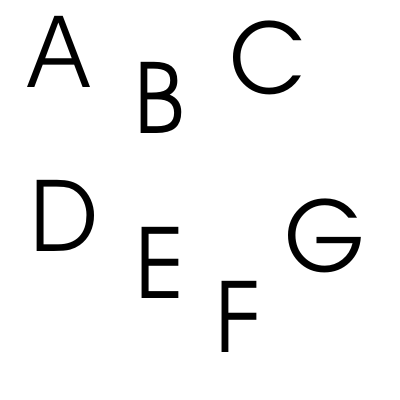
#> input picture V6/Aufgaben/Bilder/Buchstaben_Teil2.bmp, 400 x 400 px
$ jupyter execute --allow-errors Befehlsreferenz_V6.ipynb
#> lines starting #> are read from the running program, lines starting #| are printed output that depends on the picture; after the words box and inside, x2 and y2 are one past the last pixel; in counts of white or black regions, pixels touching at a corner belong together
<div>

</div>

# Befehlsreferenz

## Allgemeines

__[~](https://stackoverflow.com/questions/8305199/the-tilde-operator-in-python)__: Pythons "Nicht"-Operator

## Numpy-Arrays

__[np.astype()](https://numpy.org/doc/stable/reference/generated/numpy.ndarray.astype.html)__: Ändert den Datentyp der Einträge eines Numpy-Arrays.

__[np.ravel()](https://numpy.org/doc/stable/reference/generated/numpy.ravel.html)__: Reiht alle Einträge eines n-dimensionales Array in einen Vektor (1D-Array) auf.

__[np.sum()](https://numpy.org/doc/stable/reference/generated/numpy.sum.html)__: Summiert die Elemente eines Arrays entlang einer Achse.

__[np.zeros()](https://numpy.org/doc/stable/reference/generated/numpy.zeros.html)__: Erstellt ein Numpy-Array indem alle Einträge 0 sind. Beispiel: *array = np.zeros((2,3))* erzeugt ein Array der Dimension $2\times 3$.

## Bildverarbeitung

__[binary_erosion()](https://scikit-image.org/docs/dev/api/skimage.morphology.html#skimage.morphology.binary_erosion)__: Führt eine Erosion auf einem Binärbild aus.

__[binary_dilation()](https://scikit-image.org/docs/dev/api/skimage.morphology.html#skimage.morphology.binary_dilation)__: Führt eine Dilatation auf einem Binärbild aus.

__[binary_fill_holes()](https://scikit-image.org/docs/dev/api/skimage.color.html#skimage.color.rgb2gray)__: Schließt Löcher in einem Binärbild.

__[disk()](https://scikit-image.org/docs/dev/api/skimage.morphology.html#skimage.morphology.disk)__: Erstellt ein Strukturelement der Form 'Kreis'

__[label()](https://scikit-image.org/docs/stable/api/skimage.measure.html#skimage.measure.label)__:  Findet zusammenhängende Gebiete in einem übergebenen Binärbild und nummeriert diese durch.

__[regionprops()](https://scikit-image.org/docs/dev/api/skimage.measure.html#skimage.measure.regionprops)__: Berechnet die charakteristischen Eigenschaften von Objekten in einem Labelbild. Zu diesen Eigenschaften gehören unter anderem die Boundingboxen und die Zentralmomente. Das Ergebnis wird als Struct übergeben. Beispiel: Um auf den Schwerpunkt der Region *i* in einem Ergebnissstruckt *regions* zuzugreifen kann *regions[i].centroid* verwendet werden.

__[rgb2gray()](https://scikit-image.org/docs/dev/api/skimage.color.html#skimage.color.rgb2gray)__: Errechnet die Helligkeit jedes Pixels aus einem RGB-Bildern.

__[square()](https://scikit-image.org/docs/dev/api/skimage.morphology.html#skimage.morphology.square)__: Erstellt ein Strukturelement der Form 'Quadrat'.

__[threshold_otsu()](https://scikit-image.org/docs/stable/api/skimage.filters.html#skimage.filters.threshold_otsu)__: Berechnet die Binarisierungsgrenze eines Graustufenbildes nach der Methode von Otsu.

## Darstellung von Graphen, Plots, Bildern:

__[imread()](https://scikit-image.org/docs/dev/api/skimage.io.html)__: Liest ein Bild von einem gegebenen Pfad ein

__[imshow()](https://matplotlib.org/3.1.1/api/_as_gen/matplotlib.pyplot.imshow.html)__: Zeigt das übergebene Bild an

__[axis.hist()](https://matplotlib.org/api/_as_gen/matplotlib.axes.Axes.hist.html)__: Berechnet und plottet das Histogramm eines Bildes in ein gegebenes Koordinatensystem *axis*, bspw. *ax.hist()*

## regionprops() Beispiel:

 Lade ein Bild...

[cell 1]
# Lade nötige Bibliotheken
import matplotlib.pyplot as plt
from skimage.morphology import label
from skimage.io import imread, imshow
from skimage.color import rgb2gray
from skimage.filters import threshold_otsu
from skimage.measure import regionprops
# Lade Bild und verarbeite es
img = imread('Bilder/Buchstaben_Teil2.bmp')
#> img is the input picture: shape (400, 400); min 0, max 255, mean 241
img_gray = rgb2gray(img)
img_bin = img_gray > threshold_otsu(img_gray)
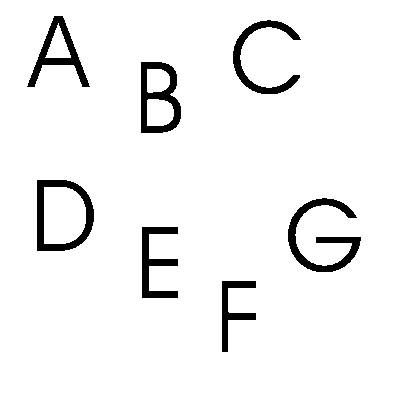
#> img_bin: shape (400, 400) bool; 94.6% white; 7 black regions, largest, box (x1, y1, x2, y2) and area: (288, 198, 361, 272) 1583, (37, 180, 94, 251) 1428, (141, 62, 181, 133) 1363
img_inv = ~img_bin
img_labeled = label(img_inv)
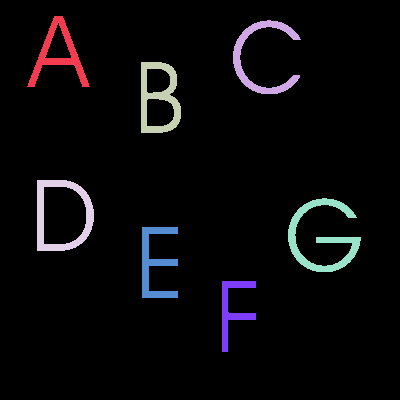
#> img_labeled: shape (400, 400) int32; 8 distinct labels, from 0 to 7; one colour per label, 0 black

# Plotte Bild
fig, ax = plt.subplots(1,2,figsize=(10,10))
ax[0].imshow(img, cmap='gray');
ax[0].set_axis_off();
ax[0].set_title('Buchstaben');
ax[1].imshow(img_labeled, cmap='gray');
ax[1].set_axis_off();
ax[1].set_title('Buchstaben gelabelt');
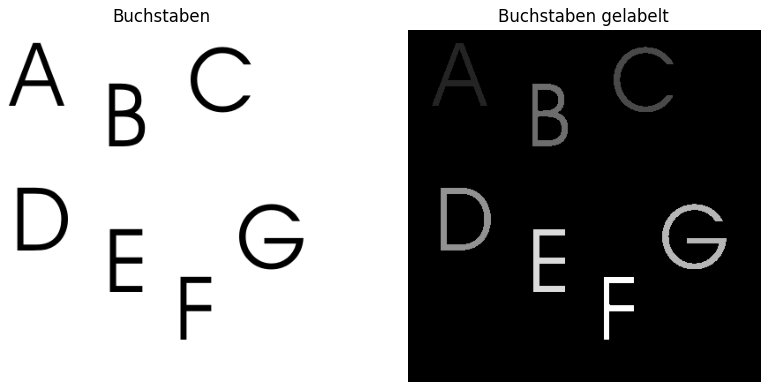
#> figure drawn by matplotlib, 2 panels
